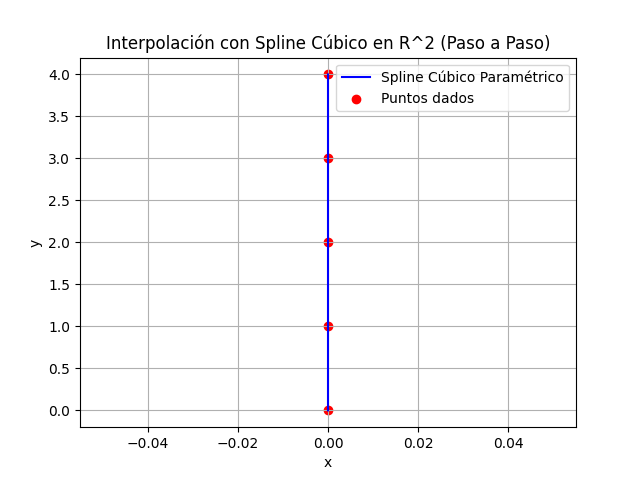

Reproduce this figure in Python.
import numpy as np
import matplotlib.pyplot as plt

# Definir los puntos en el plano (x, y)
x = np.array([0, 0, 0, 0, 0])  # Coordenadas x
y = np.array([0, 1, 2, 3, 4])  # Coordenadas y

n = len(x) - 1  # Número de intervalos (n=4 en este caso)

# Paso 1: Definir el parámetro t (podemos usar la distancia acumulada)
t = np.zeros(len(x))
for i in range(1, len(x)):
    t[i] = t[i-1] + np.sqrt((x[i] - x[i-1])**2 + (y[i] - y[i-1])**2)  # Distancia euclidiana acumulada
h = np.diff(t)  # Diferencias entre valores de t

# Paso 2: Construir el sistema de ecuaciones para M (segunda derivada)
A = np.zeros((n-1, n-1))  # Matriz de coeficientes
bx = np.zeros(n-1)  # Vector de términos independientes para x
by = np.zeros(n-1)  # Vector de términos independientes para y

for i in range(1, n):
    A[i-1, i-1] = 2 * (h[i-1] + h[i])  # Diagonal principal
    if i-1 > 0:
        A[i-1, i-2] = h[i-1]  # Subdiagonal
    if i < n-1:
        A[i-1, i] = h[i]  # Superdiagonal

    bx[i-1] = (6/h[i]) * (x[i+1] - x[i]) - (6/h[i-1]) * (x[i] - x[i-1])
    by[i-1] = (6/h[i]) * (y[i+1] - y[i]) - (6/h[i-1]) * (y[i] - y[i-1])

# Paso 3: Resolver el sistema para obtener M_x y M_y
Mx = np.zeros(n+1)  # Segunda derivada de x(t)
My = np.zeros(n+1)  # Segunda derivada de y(t)

Mx[1:n] = np.linalg.solve(A, bx)  # Resolver para x
My[1:n] = np.linalg.solve(A, by)  # Resolver para y

# Paso 4: Calcular coeficientes a, b, c, d para cada subintervalo
ax = (Mx[1:] - Mx[:-1]) / (6 * h)
bx = Mx[:-1] / 2
cx = (x[1:] - x[:-1]) / h - (2 * Mx[:-1] + Mx[1:]) * h / 6
dx = x[:-1]

ay = (My[1:] - My[:-1]) / (6 * h)
by = My[:-1] / 2
cy = (y[1:] - y[:-1]) / h - (2 * My[:-1] + My[1:]) * h / 6
dy = y[:-1]

# Imprimir los polinomios de spline para cada intervalo
for i in range(n):
    print(f"Intervalo [{t[i]}, {t[i+1]}]:")
    print(f"x(t) = {ax[i]:.6f} * (t - {t[i]:.6f})^3 + {bx[i]:.6f} * (t - {t[i]:.6f})^2 + {cx[i]:.6f} * (t - {t[i]:.6f}) + {dx[i]:.6f}")
    print(f"y(t) = {ay[i]:.6f} * (t - {t[i]:.6f})^3 + {by[i]:.6f} * (t - {t[i]:.6f})^2 + {cy[i]:.6f} * (t - {t[i]:.6f}) + {dy[i]:.6f}")
    print()

# Paso 5: Evaluar la interpolación en puntos intermedios de t
t_fino = np.linspace(t[0], t[-1], 10000)  # Puntos interpolados, el tercer valor controla la suavidad de la curva
x_fino = np.zeros_like(t_fino)
y_fino = np.zeros_like(t_fino)

for i in range(n):
    mask = (t_fino >= t[i]) & (t_fino <= t[i+1])  # Seleccionamos los puntos en el intervalo
    ti = t_fino[mask] - t[i]  # Convertimos t a coordenadas locales
    x_fino[mask] = ax[i] * ti**3 + bx[i] * ti**2 + cx[i] * ti + dx[i]
    y_fino[mask] = ay[i] * ti**3 + by[i] * ti**2 + cy[i] * ti + dy[i]

# Paso 6: Graficar la curva interpolada
plt.plot(x_fino, y_fino, label="Spline Cúbico Paramétrico", color="blue")
plt.scatter(x, y, color="red", label="Puntos dados")  # Dibujar puntos originales
plt.xlabel("x")
plt.ylabel("y")
plt.title("Interpolación con Spline Cúbico en R^2 (Paso a Paso)")
plt.legend()
plt.grid(True)
plt.show()
